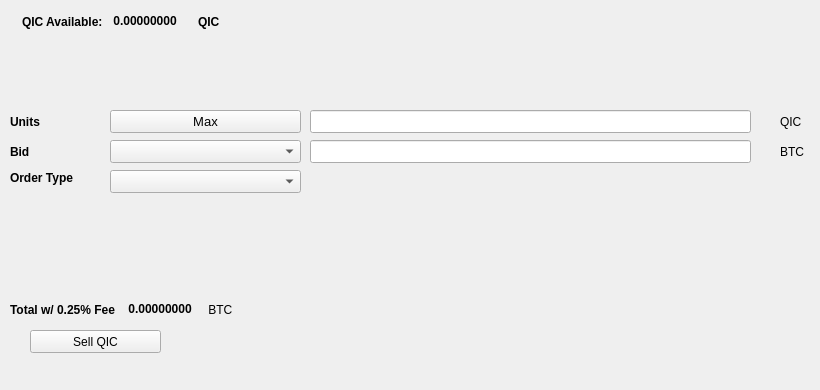
   <widget class="QWidget" name="SellTab">
    <attribute name="title">
     <string>Sell</string>
    </attribute>
    <widget class="QLabel" name="label_16">
     <property name="geometry">
      <rect>
       <x>780</x>
       <y>140</y>
       <width>31</width>
       <height>23</height>
      </rect>
     </property>
     <property name="text">
      <string>BTC</string>
     </property>
    </widget>
    <widget class="QComboBox" name="SellBidcomboBox">
     <property name="geometry">
      <rect>
       <x>110</x>
       <y>140</y>
       <width>191</width>
       <height>23</height>
      </rect>
     </property>
     <property name="font">
      <font>
       <pointsize>10</pointsize>
      </font>
     </property>
    </widget>
    <widget class="QLabel" name="label_18">
     <property name="geometry">
      <rect>
       <x>10</x>
       <y>110</y>
       <width>46</width>
       <height>23</height>
      </rect>
     </property>
     <property name="font">
      <font>
       <weight>75</weight>
       <bold>true</bold>
      </font>
     </property>
     <property name="text">
      <string>Units</string>
     </property>
    </widget>
    <widget class="QPushButton" name="Sell_Max_Amount">
     <property name="geometry">
      <rect>
       <x>110</x>
       <y>110</y>
       <width>191</width>
       <height>23</height>
      </rect>
     </property>
     <property name="font">
      <font>
       <pointsize>10</pointsize>
      </font>
     </property>
     <property name="text">
      <string>Max</string>
     </property>
    </widget>
    <widget class="QLabel" name="label_20">
     <property name="geometry">
      <rect>
       <x>10</x>
       <y>170</y>
       <width>91</width>
       <height>16</height>
      </rect>
     </property>
     <property name="font">
      <font>
       <weight>75</weight>
       <bold>true</bold>
      </font>
     </property>
     <property name="text">
      <string>Order Type</string>
     </property>
    </widget>
    <widget class="QComboBox" name="SellOrdertypeCombo">
     <property name="geometry">
      <rect>
       <x>110</x>
       <y>170</y>
       <width>191</width>
       <height>23</height>
      </rect>
     </property>
     <property name="font">
      <font>
       <pointsize>10</pointsize>
      </font>
     </property>
    </widget>
    <widget class="QLabel" name="label_21">
     <property name="geometry">
      <rect>
       <x>10</x>
       <y>140</y>
       <width>46</width>
       <height>23</height>
      </rect>
     </property>
     <property name="font">
      <font>
       <weight>75</weight>
       <bold>true</bold>
      </font>
     </property>
     <property name="text">
      <string>Bid</string>
     </property>
    </widget>
    <widget class="QLabel" name="label_22">
     <property name="geometry">
      <rect>
       <x>780</x>
       <y>110</y>
       <width>31</width>
       <height>23</height>
      </rect>
     </property>
     <property name="text">
      <string>QIC</string>
     </property>
    </widget>
    <widget class="QLineEdit" name="UnitsInputQIC">
     <property name="geometry">
      <rect>
       <x>310</x>
       <y>110</y>
       <width>441</width>
       <height>23</height>
      </rect>
     </property>
     <property name="font">
      <font>
       <pointsize>9</pointsize>
       <weight>75</weight>
       <bold>true</bold>
      </font>
     </property>
    </widget>
    <widget class="QLineEdit" name="SellBidPriceEdit">
     <property name="geometry">
      <rect>
       <x>310</x>
       <y>140</y>
       <width>441</width>
       <height>23</height>
      </rect>
     </property>
     <property name="font">
      <font>
       <pointsize>9</pointsize>
       <weight>75</weight>
       <bold>true</bold>
      </font>
     </property>
    </widget>
    <widget class="QPushButton" name="SellQICBTN">
     <property name="geometry">
      <rect>
       <x>30</x>
       <y>330</y>
       <width>131</width>
       <height>23</height>
      </rect>
     </property>
     <property name="text">
      <string>Sell QIC</string>
     </property>
     <property name="icon">
      <iconset resource="../quickcoin">
       <normaloff>:/icons/bitcoin</normaloff>:/icons/bitcoin</iconset>
     </property>
    </widget>
    <widget class="QWidget" name="layoutWidget3">
     <property name="geometry">
      <rect>
       <x>22</x>
       <y>12</y>
       <width>258</width>
       <height>19</height>
      </rect>
     </property>
     <layout class="QHBoxLayout" name="horizontalLayout">
      <item>
       <widget class="QLabel" name="label232_2">
        <property name="font">
         <font>
          <weight>75</weight>
          <bold>true</bold>
         </font>
        </property>
        <property name="text">
         <string>QIC Available:</string>
        </property>
       </widget>
      </item>
      <item>
       <widget class="QLabel" name="QICAvailableLabel">
        <property name="palette">
         <palette>
          <active>
           <colorrole role="WindowText">
            <brush brushstyle="SolidPattern">
             <color alpha="255">
              <red>0</red>
              <green>0</green>
              <blue>0</blue>
             </color>
            </brush>
           </colorrole>
           <colorrole role="Button">
            <brush brushstyle="SolidPattern">
             <color alpha="255">
              <red>0</red>
              <green>170</green>
              <blue>0</blue>
             </color>
            </brush>
           </colorrole>
           <colorrole role="Light">
            <brush brushstyle="SolidPattern">
             <color alpha="255">
              <red>0</red>
              <green>255</green>
              <blue>0</blue>
             </color>
            </brush>
           </colorrole>
           <colorrole role="Midlight">
            <brush brushstyle="SolidPattern">
             <color alpha="255">
              <red>0</red>
              <green>212</green>
              <blue>0</blue>
             </color>
            </brush>
           </colorrole>
           <colorrole role="Dark">
            <brush brushstyle="SolidPattern">
             <color alpha="255">
              <red>0</red>
              <green>85</green>
              <blue>0</blue>
             </color>
            </brush>
           </colorrole>
           <colorrole role="Mid">
            <brush brushstyle="SolidPattern">
             <color alpha="255">
              <red>0</red>
              <green>113</green>
              <blue>0</blue>
             </color>
            </brush>
           </colorrole>
           <colorrole role="Text">
            <brush brushstyle="SolidPattern">
             <color alpha="255">
              <red>0</red>
              <green>170</green>
              <blue>0</blue>
             </color>
            </brush>
           </colorrole>
           <colorrole role="BrightText">
            <brush brushstyle="SolidPattern">
             <color alpha="255">
              <red>255</red>
              <green>255</green>
              <blue>255</blue>
             </color>
            </brush>
           </colorrole>
           <colorrole role="ButtonText">
            <brush brushstyle="SolidPattern">
             <color alpha="255">
              <red>0</red>
              <green>0</green>
              <blue>0</blue>
             </color>
            </brush>
           </colorrole>
           <colorrole role="Base">
            <brush brushstyle="SolidPattern">
             <color alpha="255">
              <red>255</red>
              <green>255</green>
              <blue>255</blue>
             </color>
            </brush>
           </colorrole>
           <colorrole role="Window">
            <brush brushstyle="SolidPattern">
             <color alpha="255">
              <red>0</red>
              <green>170</green>
              <blue>0</blue>
             </color>
            </brush>
           </colorrole>
           <colorrole role="Shadow">
            <brush brushstyle="SolidPattern">
             <color alpha="255">
              <red>0</red>
              <green>0</green>
              <blue>0</blue>
             </color>
            </brush>
           </colorrole>
           <colorrole role="AlternateBase">
            <brush brushstyle="SolidPattern">
             <color alpha="255">
              <red>127</red>
              <green>212</green>
              <blue>127</blue>
             </color>
            </brush>
           </colorrole>
           <colorrole role="ToolTipBase">
            <brush brushstyle="SolidPattern">
             <color alpha="255">
              <red>255</red>
              <green>255</green>
              <blue>220</blue>
             </color>
            </brush>
           </colorrole>
           <colorrole role="ToolTipText">
            <brush brushstyle="SolidPattern">
             <color alpha="255">
              <red>0</red>
              <green>0</green>
              <blue>0</blue>
             </color>
            </brush>
           </colorrole>
          </active>
          <inactive>
           <colorrole role="WindowText">
            <brush brushstyle="SolidPattern">
             <color alpha="255">
              <red>0</red>
              <green>0</green>
              <blue>0</blue>
             </color>
            </brush>
           </colorrole>
           <colorrole role="Button">
            <brush brushstyle="SolidPattern">
             <color alpha="255">
              <red>0</red>
              <green>170</green>
              <blue>0</blue>
             </color>
            </brush>
           </colorrole>
           <colorrole role="Light">
            <brush brushstyle="SolidPattern">
             <color alpha="255">
              <red>0</red>
              <green>255</green>
              <blue>0</blue>
             </color>
            </brush>
           </colorrole>
           <colorrole role="Midlight">
            <brush brushstyle="SolidPattern">
             <color alpha="255">
              <red>0</red>
              <green>212</green>
              <blue>0</blue>
             </color>
            </brush>
           </colorrole>
           <colorrole role="Dark">
            <brush brushstyle="SolidPattern">
             <color alpha="255">
              <red>0</red>
              <green>85</green>
              <blue>0</blue>
             </color>
            </brush>
           </colorrole>
           <colorrole role="Mid">
            <brush brushstyle="SolidPattern">
             <color alpha="255">
              <red>0</red>
              <green>113</green>
              <blue>0</blue>
             </color>
            </brush>
           </colorrole>
           <colorrole role="Text">
            <brush brushstyle="SolidPattern">
             <color alpha="255">
              <red>0</red>
              <green>170</green>
              <blue>0</blue>
             </color>
            </brush>
           </colorrole>
           <colorrole role="BrightText">
            <brush brushstyle="SolidPattern">
             <color alpha="255">
              <red>255</red>
              <green>255</green>
              <blue>255</blue>
             </color>
            </brush>
           </colorrole>
           <colorrole role="ButtonText">
            <brush brushstyle="SolidPattern">
             <color alpha="255">
              <red>0</red>
              <green>0</green>
              <blue>0</blue>
             </color>
            </brush>
           </colorrole>
           <colorrole role="Base">
            <brush brushstyle="SolidPattern">
             <color alpha="255">
              <red>255</red>
              <green>255</green>
              <blue>255</blue>
             </color>
            </brush>
           </colorrole>
           <colorrole role="Window">
            <brush brushstyle="SolidPattern">
             <color alpha="255">
              <red>0</red>
              <green>170</green>
              <blue>0</blue>
             </color>
            </brush>
           </colorrole>
           <colorrole role="Shadow">
            <brush brushstyle="SolidPattern">
             <color alpha="255">
              <red>0</red>
              <green>0</green>
              <blue>0</blue>
             </color>
            </brush>
           </colorrole>
           <colorrole role="AlternateBase">
            <brush brushstyle="SolidPattern">
             <color alpha="255">
              <red>127</red>
              <green>212</green>
              <blue>127</blue>
             </color>
            </brush>
           </colorrole>
           <colorrole role="ToolTipBase">
            <brush brushstyle="SolidPattern">
             <color alpha="255">
              <red>255</red>
              <green>255</green>
              <blue>220</blue>
             </color>
            </brush>
           </colorrole>
           <colorrole role="ToolTipText">
            <brush brushstyle="SolidPattern">
             <color alpha="255">
              <red>0</red>
              <green>0</green>
              <blue>0</blue>
             </color>
            </brush>
           </colorrole>
          </inactive>
          <disabled>
           <colorrole role="WindowText">
            <brush brushstyle="SolidPattern">
             <color alpha="255">
              <red>0</red>
              <green>85</green>
              <blue>0</blue>
             </color>
            </brush>
           </colorrole>
           <colorrole role="Button">
            <brush brushstyle="SolidPattern">
             <color alpha="255">
              <red>0</red>
              <green>170</green>
              <blue>0</blue>
             </color>
            </brush>
           </colorrole>
           <colorrole role="Light">
            <brush brushstyle="SolidPattern">
             <color alpha="255">
              <red>0</red>
              <green>255</green>
              <blue>0</blue>
             </color>
            </brush>
           </colorrole>
           <colorrole role="Midlight">
            <brush brushstyle="SolidPattern">
             <color alpha="255">
              <red>0</red>
              <green>212</green>
              <blue>0</blue>
             </color>
            </brush>
           </colorrole>
           <colorrole role="Dark">
            <brush brushstyle="SolidPattern">
             <color alpha="255">
              <red>0</red>
              <green>85</green>
              <blue>0</blue>
             </color>
            </brush>
           </colorrole>
           <colorrole role="Mid">
            <brush brushstyle="SolidPattern">
             <color alpha="255">
              <red>0</red>
              <green>113</green>
              <blue>0</blue>
             </color>
            </brush>
           </colorrole>
           <colorrole role="Text">
            <brush brushstyle="SolidPattern">
             <color alpha="255">
              <red>0</red>
              <green>85</green>
              <blue>0</blue>
             </color>
            </brush>
           </colorrole>
           <colorrole role="BrightText">
            <brush brushstyle="SolidPattern">
             <color alpha="255">
              <red>255</red>
              <green>255</green>
              <blue>255</blue>
             </color>
            </brush>
           </colorrole>
           <colorrole role="ButtonText">
            <brush brushstyle="SolidPattern">
             <color alpha="255">
              <red>0</red>
              <green>85</green>
              <blue>0</blue>
             </color>
            </brush>
           </colorrole>
           <colorrole role="Base">
            <brush brushstyle="SolidPattern">
             <color alpha="255">
              <red>0</red>
              <green>170</green>
              <blue>0</blue>
             </color>
            </brush>
           </colorrole>
           <colorrole role="Window">
            <brush brushstyle="SolidPattern">
             <color alpha="255">
              <red>0</red>
              <green>170</green>
              <blue>0</blue>
             </color>
            </brush>
           </colorrole>
           <colorrole role="Shadow">
            <brush brushstyle="SolidPattern">
             <color alpha="255">
              <red>0</red>
              <green>0</green>
              <blue>0</blue>
             </color>
            </brush>
           </colorrole>
           <colorrole role="AlternateBase">
            <brush brushstyle="SolidPattern">
             <color alpha="255">
              <red>0</red>
              <green>170</green>
              <blue>0</blue>
             </color>
            </brush>
           </colorrole>
           <colorrole role="ToolTipBase">
            <brush brushstyle="SolidPattern">
             <color alpha="255">
              <red>255</red>
              <green>255</green>
              <blue>220</blue>
             </color>
            </brush>
           </colorrole>
           <colorrole role="ToolTipText">
            <brush brushstyle="SolidPattern">
             <color alpha="255">
              <red>0</red>
              <green>0</green>
              <blue>0</blue>
             </color>
            </brush>
           </colorrole>
          </disabled>
         </palette>
        </property>
        <property name="font">
         <font>
          <weight>75</weight>
          <bold>true</bold>
         </font>
        </property>
        <property name="text">
         <string> 0.00000000 </string>
        </property>
        <property name="textInteractionFlags">
         <set>Qt::LinksAccessibleByMouse|Qt::TextSelectableByKeyboard|Qt::TextSelectableByMouse</set>
        </property>
       </widget>
      </item>
      <item>
       <widget class="QLabel" name="labelQIC">
        <property name="font">
         <font>
          <weight>75</weight>
          <bold>true</bold>
         </font>
        </property>
        <property name="text">
         <string>QIC</string>
        </property>
       </widget>
      </item>
     </layout>
    </widget>
    <widget class="QWidget" name="layoutWidget">
     <property name="geometry">
      <rect>
       <x>10</x>
       <y>300</y>
       <width>268</width>
       <height>19</height>
      </rect>
     </property>
     <layout class="QHBoxLayout" name="horizontalLayout_2">
      <item>
       <widget class="QLabel" name="label_19">
        <property name="font">
         <font>
          <weight>75</weight>
          <bold>true</bold>
         </font>
        </property>
        <property name="text">
         <string>Total w/ 0.25% Fee </string>
        </property>
       </widget>
      </item>
      <item>
       <widget class="QLabel" name="SellCostLabel">
        <property name="palette">
         <palette>
          <active>
           <colorrole role="WindowText">
            <brush brushstyle="SolidPattern">
             <color alpha="255">
              <red>0</red>
              <green>0</green>
              <blue>0</blue>
             </color>
            </brush>
           </colorrole>
           <colorrole role="Button">
            <brush brushstyle="SolidPattern">
             <color alpha="255">
              <red>0</red>
              <green>170</green>
              <blue>0</blue>
             </color>
            </brush>
           </colorrole>
           <colorrole role="Light">
            <brush brushstyle="SolidPattern">
             <color alpha="255">
              <red>0</red>
              <green>255</green>
              <blue>0</blue>
             </color>
            </brush>
           </colorrole>
           <colorrole role="Midlight">
            <brush brushstyle="SolidPattern">
             <color alpha="255">
              <red>0</red>
              <green>212</green>
              <blue>0</blue>
             </color>
            </brush>
           </colorrole>
           <colorrole role="Dark">
            <brush brushstyle="SolidPattern">
             <color alpha="255">
              <red>0</red>
              <green>85</green>
              <blue>0</blue>
             </color>
            </brush>
           </colorrole>
           <colorrole role="Mid">
            <brush brushstyle="SolidPattern">
             <color alpha="255">
              <red>0</red>
              <green>113</green>
              <blue>0</blue>
             </color>
            </brush>
           </colorrole>
           <colorrole role="Text">
            <brush brushstyle="SolidPattern">
             <color alpha="255">
              <red>0</red>
              <green>170</green>
              <blue>0</blue>
             </color>
            </brush>
           </colorrole>
           <colorrole role="BrightText">
            <brush brushstyle="SolidPattern">
             <color alpha="255">
              <red>255</red>
              <green>255</green>
              <blue>255</blue>
             </color>
            </brush>
           </colorrole>
           <colorrole role="ButtonText">
            <brush brushstyle="SolidPattern">
             <color alpha="255">
              <red>0</red>
              <green>0</green>
              <blue>0</blue>
             </color>
            </brush>
           </colorrole>
           <colorrole role="Base">
            <brush brushstyle="SolidPattern">
             <color alpha="255">
              <red>255</red>
              <green>255</green>
              <blue>255</blue>
             </color>
            </brush>
           </colorrole>
           <colorrole role="Window">
            <brush brushstyle="SolidPattern">
             <color alpha="255">
              <red>0</red>
              <green>170</green>
              <blue>0</blue>
             </color>
            </brush>
           </colorrole>
           <colorrole role="Shadow">
            <brush brushstyle="SolidPattern">
             <color alpha="255">
              <red>0</red>
              <green>0</green>
              <blue>0</blue>
             </color>
            </brush>
           </colorrole>
           <colorrole role="AlternateBase">
            <brush brushstyle="SolidPattern">
             <color alpha="255">
              <red>127</red>
              <green>212</green>
              <blue>127</blue>
             </color>
            </brush>
           </colorrole>
           <colorrole role="ToolTipBase">
            <brush brushstyle="SolidPattern">
             <color alpha="255">
              <red>255</red>
              <green>255</green>
              <blue>220</blue>
             </color>
            </brush>
           </colorrole>
           <colorrole role="ToolTipText">
            <brush brushstyle="SolidPattern">
             <color alpha="255">
              <red>0</red>
              <green>0</green>
              <blue>0</blue>
             </color>
            </brush>
           </colorrole>
          </active>
          <inactive>
           <colorrole role="WindowText">
            <brush brushstyle="SolidPattern">
             <color alpha="255">
              <red>0</red>
              <green>0</green>
              <blue>0</blue>
             </color>
            </brush>
           </colorrole>
           <colorrole role="Button">
            <brush brushstyle="SolidPattern">
             <color alpha="255">
              <red>0</red>
              <green>170</green>
              <blue>0</blue>
             </color>
            </brush>
           </colorrole>
           <colorrole role="Light">
            <brush brushstyle="SolidPattern">
             <color alpha="255">
              <red>0</red>
              <green>255</green>
              <blue>0</blue>
             </color>
            </brush>
           </colorrole>
           <colorrole role="Midlight">
            <brush brushstyle="SolidPattern">
             <color alpha="255">
              <red>0</red>
              <green>212</green>
              <blue>0</blue>
             </color>
            </brush>
           </colorrole>
           <colorrole role="Dark">
            <brush brushstyle="SolidPattern">
             <color alpha="255">
              <red>0</red>
              <green>85</green>
              <blue>0</blue>
             </color>
            </brush>
           </colorrole>
           <colorrole role="Mid">
            <brush brushstyle="SolidPattern">
             <color alpha="255">
              <red>0</red>
              <green>113</green>
              <blue>0</blue>
             </color>
            </brush>
           </colorrole>
           <colorrole role="Text">
            <brush brushstyle="SolidPattern">
             <color alpha="255">
              <red>0</red>
              <green>170</green>
              <blue>0</blue>
             </color>
            </brush>
           </colorrole>
           <colorrole role="BrightText">
            <brush brushstyle="SolidPattern">
             <color alpha="255">
              <red>255</red>
              <green>255</green>
              <blue>255</blue>
             </color>
            </brush>
           </colorrole>
           <colorrole role="ButtonText">
            <brush brushstyle="SolidPattern">
             <color alpha="255">
              <red>0</red>
              <green>0</green>
              <blue>0</blue>
             </color>
            </brush>
           </colorrole>
           <colorrole role="Base">
            <brush brushstyle="SolidPattern">
             <color alpha="255">
              <red>255</red>
              <green>255</green>
              <blue>255</blue>
             </color>
            </brush>
           </colorrole>
           <colorrole role="Window">
            <brush brushstyle="SolidPattern">
             <color alpha="255">
              <red>0</red>
              <green>170</green>
              <blue>0</blue>
             </color>
            </brush>
           </colorrole>
           <colorrole role="Shadow">
            <brush brushstyle="SolidPattern">
             <color alpha="255">
              <red>0</red>
              <green>0</green>
              <blue>0</blue>
             </color>
            </brush>
           </colorrole>
           <colorrole role="AlternateBase">
            <brush brushstyle="SolidPattern">
             <color alpha="255">
              <red>127</red>
              <green>212</green>
              <blue>127</blue>
             </color>
            </brush>
           </colorrole>
           <colorrole role="ToolTipBase">
            <brush brushstyle="SolidPattern">
             <color alpha="255">
              <red>255</red>
              <green>255</green>
              <blue>220</blue>
             </color>
            </brush>
           </colorrole>
           <colorrole role="ToolTipText">
            <brush brushstyle="SolidPattern">
             <color alpha="255">
              <red>0</red>
              <green>0</green>
              <blue>0</blue>
             </color>
            </brush>
           </colorrole>
          </inactive>
          <disabled>
           <colorrole role="WindowText">
            <brush brushstyle="SolidPattern">
             <color alpha="255">
              <red>0</red>
              <green>85</green>
              <blue>0</blue>
             </color>
            </brush>
           </colorrole>
           <colorrole role="Button">
            <brush brushstyle="SolidPattern">
             <color alpha="255">
              <red>0</red>
              <green>170</green>
              <blue>0</blue>
             </color>
            </brush>
           </colorrole>
           <colorrole role="Light">
            <brush brushstyle="SolidPattern">
             <color alpha="255">
              <red>0</red>
              <green>255</green>
              <blue>0</blue>
             </color>
            </brush>
           </colorrole>
           <colorrole role="Midlight">
            <brush brushstyle="SolidPattern">
             <color alpha="255">
              <red>0</red>
              <green>212</green>
              <blue>0</blue>
             </color>
            </brush>
           </colorrole>
           <colorrole role="Dark">
            <brush brushstyle="SolidPattern">
             <color alpha="255">
              <red>0</red>
              <green>85</green>
              <blue>0</blue>
             </color>
            </brush>
           </colorrole>
           <colorrole role="Mid">
            <brush brushstyle="SolidPattern">
             <color alpha="255">
              <red>0</red>
              <green>113</green>
              <blue>0</blue>
             </color>
            </brush>
           </colorrole>
           <colorrole role="Text">
            <brush brushstyle="SolidPattern">
             <color alpha="255">
              <red>0</red>
              <green>85</green>
              <blue>0</blue>
             </color>
            </brush>
           </colorrole>
           <colorrole role="BrightText">
            <brush brushstyle="SolidPattern">
             <color alpha="255">
              <red>255</red>
              <green>255</green>
              <blue>255</blue>
             </color>
            </brush>
           </colorrole>
           <colorrole role="ButtonText">
            <brush brushstyle="SolidPattern">
             <color alpha="255">
              <red>0</red>
              <green>85</green>
              <blue>0</blue>
             </color>
            </brush>
           </colorrole>
           <colorrole role="Base">
            <brush brushstyle="SolidPattern">
             <color alpha="255">
              <red>0</red>
              <green>170</green>
              <blue>0</blue>
             </color>
            </brush>
           </colorrole>
           <colorrole role="Window">
            <brush brushstyle="SolidPattern">
             <color alpha="255">
              <red>0</red>
              <green>170</green>
              <blue>0</blue>
             </color>
            </brush>
           </colorrole>
           <colorrole role="Shadow">
            <brush brushstyle="SolidPattern">
             <color alpha="255">
              <red>0</red>
              <green>0</green>
              <blue>0</blue>
             </color>
            </brush>
           </colorrole>
           <colorrole role="AlternateBase">
            <brush brushstyle="SolidPattern">
             <color alpha="255">
              <red>0</red>
              <green>170</green>
              <blue>0</blue>
             </color>
            </brush>
           </colorrole>
           <colorrole role="ToolTipBase">
            <brush brushstyle="SolidPattern">
             <color alpha="255">
              <red>255</red>
              <green>255</green>
              <blue>220</blue>
             </color>
            </brush>
           </colorrole>
           <colorrole role="ToolTipText">
            <brush brushstyle="SolidPattern">
             <color alpha="255">
              <red>0</red>
              <green>0</green>
              <blue>0</blue>
             </color>
            </brush>
           </colorrole>
          </disabled>
         </palette>
        </property>
        <property name="font">
         <font>
          <weight>75</weight>
          <bold>true</bold>
         </font>
        </property>
        <property name="autoFillBackground">
         <bool>false</bool>
        </property>
        <property name="text">
         <string> 0.00000000</string>
        </property>
        <property name="textInteractionFlags">
         <set>Qt::LinksAccessibleByMouse|Qt::TextSelectableByMouse</set>
        </property>
       </widget>
      </item>
      <item>
       <widget class="QLabel" name="label_17">
        <property name="font">
         <font>
          <weight>50</weight>
          <bold>false</bold>
         </font>
        </property>
        <property name="text">
         <string> BTC</string>
        </property>
       </widget>
      </item>
     </layout>
    </widget>
    <widget class="QLabel" name="label_23">
     <property name="geometry">
      <rect>
       <x>460</x>
       <y>300</y>
       <width>281</width>
       <height>81</height>
      </rect>
     </property>
     <property name="text">
      <string/>
     </property>
     <property name="pixmap">
      <pixmap>:/images/bittrex</pixmap>
     </property>
    </widget>
   </widget>
